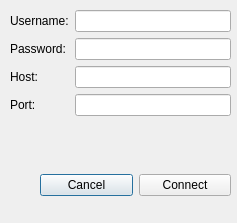
<?xml version="1.0" encoding="UTF-8"?>
<ui version="4.0">
 <class>connectDialog</class>
 <widget class="QDialog" name="connectDialog">
  <property name="geometry">
   <rect>
    <x>0</x>
    <y>0</y>
    <width>237</width>
    <height>223</height>
   </rect>
  </property>
  <property name="windowTitle">
   <string>Dialog</string>
  </property>
  <widget class="QWidget" name="formLayoutWidget">
   <property name="geometry">
    <rect>
     <x>10</x>
     <y>10</y>
     <width>221</width>
     <height>151</height>
    </rect>
   </property>
   <layout class="QFormLayout" name="formLayout">
    <property name="fieldGrowthPolicy">
     <enum>QFormLayout::AllNonFixedFieldsGrow</enum>
    </property>
    <item row="0" column="0">
     <widget class="QLabel" name="label">
      <property name="text">
       <string>Username:</string>
      </property>
     </widget>
    </item>
    <item row="0" column="1">
     <widget class="QLineEdit" name="usernameLineEdit"/>
    </item>
    <item row="1" column="0">
     <widget class="QLabel" name="label_2">
      <property name="text">
       <string>Password:</string>
      </property>
     </widget>
    </item>
    <item row="1" column="1">
     <widget class="QLineEdit" name="passwordLineEdit"/>
    </item>
    <item row="2" column="0">
     <widget class="QLabel" name="label_3">
      <property name="text">
       <string>Host:</string>
      </property>
     </widget>
    </item>
    <item row="2" column="1">
     <widget class="QLineEdit" name="hostLineEdit"/>
    </item>
    <item row="3" column="0">
     <widget class="QLabel" name="label_4">
      <property name="text">
       <string>Port:</string>
      </property>
     </widget>
    </item>
    <item row="3" column="1">
     <widget class="QLineEdit" name="portLineEdit"/>
    </item>
   </layout>
  </widget>
  <widget class="QWidget" name="horizontalLayoutWidget">
   <property name="geometry">
    <rect>
     <x>40</x>
     <y>170</y>
     <width>191</width>
     <height>31</height>
    </rect>
   </property>
   <layout class="QHBoxLayout" name="horizontalLayout">
    <item>
     <widget class="QPushButton" name="cancelButton">
      <property name="text">
       <string>Cancel</string>
      </property>
     </widget>
    </item>
    <item>
     <widget class="QPushButton" name="connectButton">
      <property name="text">
       <string>Connect</string>
      </property>
     </widget>
    </item>
   </layout>
  </widget>
 </widget>
 <resources/>
 <connections>
  <connection>
   <sender>cancelButton</sender>
   <signal>clicked()</signal>
   <receiver>connectDialog</receiver>
   <slot>reject()</slot>
   <hints>
    <hint type="sourcelabel">
     <x>84</x>
     <y>182</y>
    </hint>
    <hint type="destinationlabel">
     <x>64</x>
     <y>150</y>
    </hint>
   </hints>
  </connection>
 </connections>
</ui>
